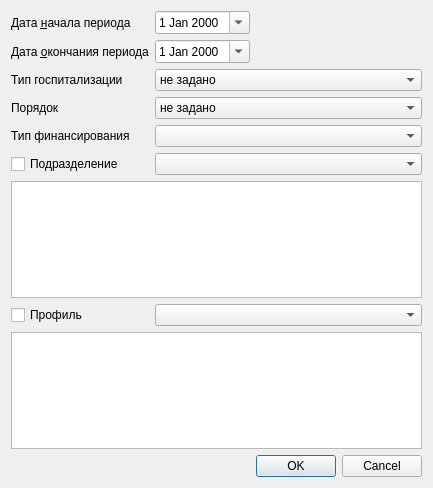
<?xml version="1.0" encoding="UTF-8"?>
<ui version="4.0">
 <class>ReportF16</class>
 <widget class="QDialog" name="ReportF16">
  <property name="geometry">
   <rect>
    <x>0</x>
    <y>0</y>
    <width>429</width>
    <height>488</height>
   </rect>
  </property>
  <property name="windowTitle">
   <string>Dialog</string>
  </property>
  <layout class="QGridLayout" name="gridLayout">
   <item row="7" column="0" colspan="3">
    <widget class="CRBListBox" name="lstOrgStructure"/>
   </item>
   <item row="8" column="1" colspan="2">
    <widget class="CRBComboBox" name="cmbProfileBed"/>
   </item>
   <item row="10" column="0" colspan="3">
    <widget class="CRBListBox" name="lstProfileBed"/>
   </item>
   <item row="5" column="0">
    <widget class="QLabel" name="label">
     <property name="text">
      <string>Тип финансирования</string>
     </property>
    </widget>
   </item>
   <item row="6" column="1" colspan="2">
    <widget class="COrgStructureComboBox" name="cmbOrgStructure"/>
   </item>
   <item row="8" column="0">
    <widget class="QCheckBox" name="chkProfileBed">
     <property name="text">
      <string>Профиль</string>
     </property>
    </widget>
   </item>
   <item row="12" column="2">
    <widget class="QDialogButtonBox" name="buttonBox">
     <property name="orientation">
      <enum>Qt::Horizontal</enum>
     </property>
     <property name="standardButtons">
      <set>QDialogButtonBox::Cancel|QDialogButtonBox::Ok</set>
     </property>
    </widget>
   </item>
   <item row="4" column="1" colspan="2">
    <widget class="QComboBox" name="cmbOrder">
     <item>
      <property name="text">
       <string>не задано</string>
      </property>
     </item>
     <item>
      <property name="text">
       <string>планово</string>
      </property>
     </item>
     <item>
      <property name="text">
       <string>экстренно</string>
      </property>
     </item>
    </widget>
   </item>
   <item row="3" column="1" colspan="2">
    <widget class="QComboBox" name="cmbTypeHosp">
     <item>
      <property name="text">
       <string>не задано</string>
      </property>
     </item>
     <item>
      <property name="text">
       <string>круглосуточный стационар</string>
      </property>
     </item>
     <item>
      <property name="text">
       <string>дневной стационар</string>
      </property>
     </item>
     <item>
      <property name="text">
       <string>амбулаторно</string>
      </property>
     </item>
    </widget>
   </item>
   <item row="0" column="1">
    <widget class="CDateEdit" name="edtBegDate">
     <property name="sizePolicy">
      <sizepolicy hsizetype="Maximum" vsizetype="Fixed">
       <horstretch>0</horstretch>
       <verstretch>0</verstretch>
      </sizepolicy>
     </property>
     <property name="calendarPopup">
      <bool>true</bool>
     </property>
    </widget>
   </item>
   <item row="0" column="0">
    <widget class="QLabel" name="lblBegDate">
     <property name="text">
      <string>Дата &amp;начала периода</string>
     </property>
     <property name="buddy">
      <cstring>edtBegDate</cstring>
     </property>
    </widget>
   </item>
   <item row="1" column="0">
    <widget class="QLabel" name="lblEndDate">
     <property name="text">
      <string>Дата &amp;окончания периода</string>
     </property>
     <property name="buddy">
      <cstring>edtEndDate</cstring>
     </property>
    </widget>
   </item>
   <item row="0" column="2">
    <spacer name="horizontalSpacer">
     <property name="orientation">
      <enum>Qt::Horizontal</enum>
     </property>
     <property name="sizeHint" stdset="0">
      <size>
       <width>40</width>
       <height>20</height>
      </size>
     </property>
    </spacer>
   </item>
   <item row="4" column="0">
    <widget class="QLabel" name="lblOrder">
     <property name="text">
      <string>Порядок</string>
     </property>
    </widget>
   </item>
   <item row="6" column="0">
    <widget class="QCheckBox" name="chkOrgStructure">
     <property name="text">
      <string>Подразделение</string>
     </property>
    </widget>
   </item>
   <item row="5" column="1" colspan="2">
    <widget class="CRBComboBox" name="cmbFinance"/>
   </item>
   <item row="1" column="1">
    <widget class="CDateEdit" name="edtEndDate">
     <property name="sizePolicy">
      <sizepolicy hsizetype="Maximum" vsizetype="Fixed">
       <horstretch>0</horstretch>
       <verstretch>0</verstretch>
      </sizepolicy>
     </property>
     <property name="calendarPopup">
      <bool>true</bool>
     </property>
    </widget>
   </item>
   <item row="3" column="0">
    <widget class="QLabel" name="lblTypeHosp">
     <property name="text">
      <string>Тип госпитализации</string>
     </property>
    </widget>
   </item>
   <item row="11" column="2">
    <spacer name="verticalSpacer">
     <property name="orientation">
      <enum>Qt::Vertical</enum>
     </property>
     <property name="sizeHint" stdset="0">
      <size>
       <width>20</width>
       <height>40</height>
      </size>
     </property>
    </spacer>
   </item>
  </layout>
 </widget>
 <customwidgets>
  <customwidget>
   <class>CRBComboBox</class>
   <extends>QComboBox</extends>
   <header>library/crbcombobox.h</header>
  </customwidget>
  <customwidget>
   <class>CDateEdit</class>
   <extends>QDateEdit</extends>
   <header>library/DateEdit.h</header>
  </customwidget>
  <customwidget>
   <class>COrgStructureComboBox</class>
   <extends>QComboBox</extends>
   <header>Orgs/OrgStructComboBoxes.h</header>
  </customwidget>
  <customwidget>
   <class>CRBListBox</class>
   <extends>QListView</extends>
   <header>library/RBListBox.h</header>
  </customwidget>
 </customwidgets>
 <resources/>
 <connections>
  <connection>
   <sender>buttonBox</sender>
   <signal>accepted()</signal>
   <receiver>ReportF16</receiver>
   <slot>accept()</slot>
   <hints>
    <hint type="sourcelabel">
     <x>248</x>
     <y>254</y>
    </hint>
    <hint type="destinationlabel">
     <x>157</x>
     <y>274</y>
    </hint>
   </hints>
  </connection>
  <connection>
   <sender>buttonBox</sender>
   <signal>rejected()</signal>
   <receiver>ReportF16</receiver>
   <slot>reject()</slot>
   <hints>
    <hint type="sourcelabel">
     <x>316</x>
     <y>260</y>
    </hint>
    <hint type="destinationlabel">
     <x>286</x>
     <y>274</y>
    </hint>
   </hints>
  </connection>
 </connections>
</ui>
